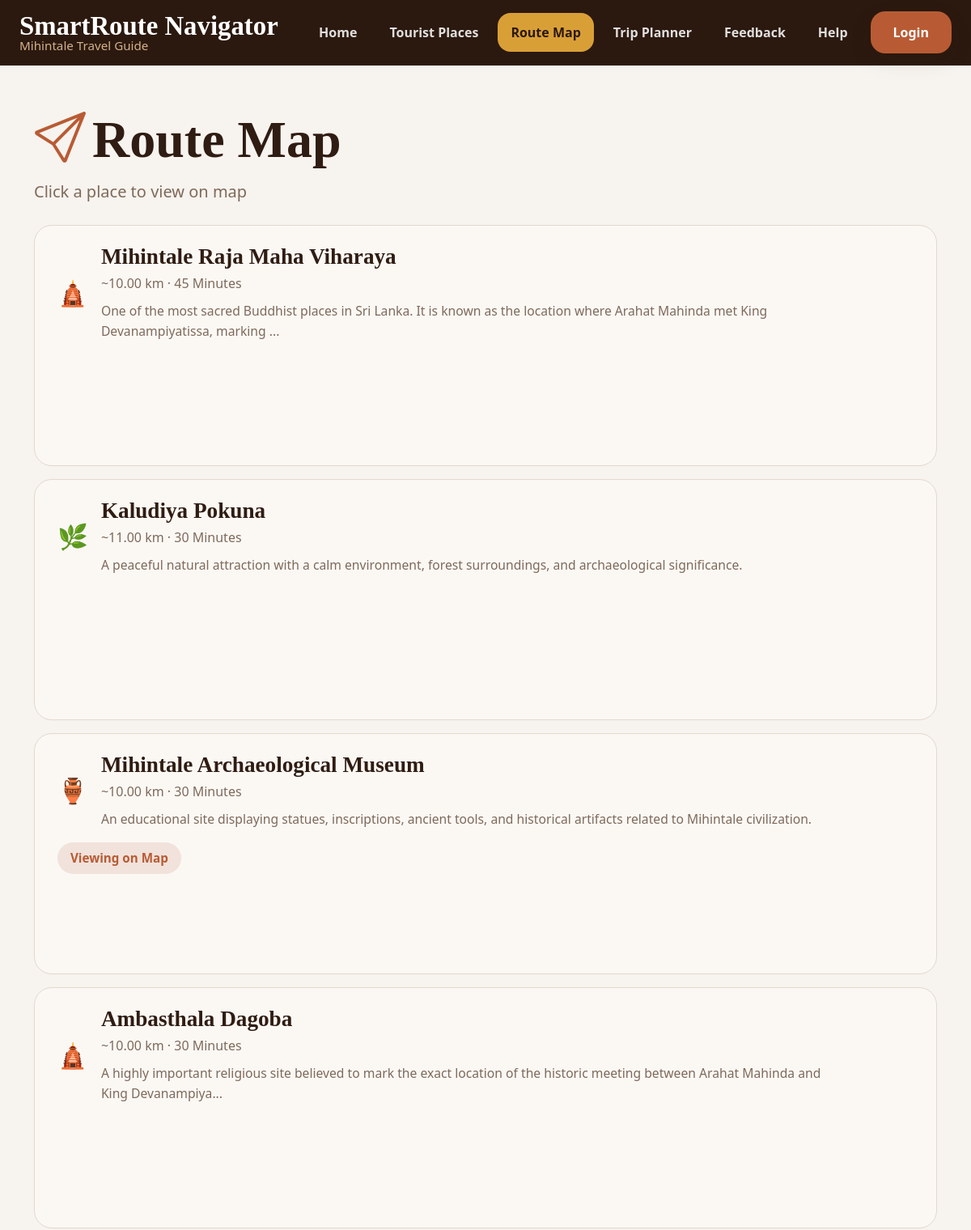
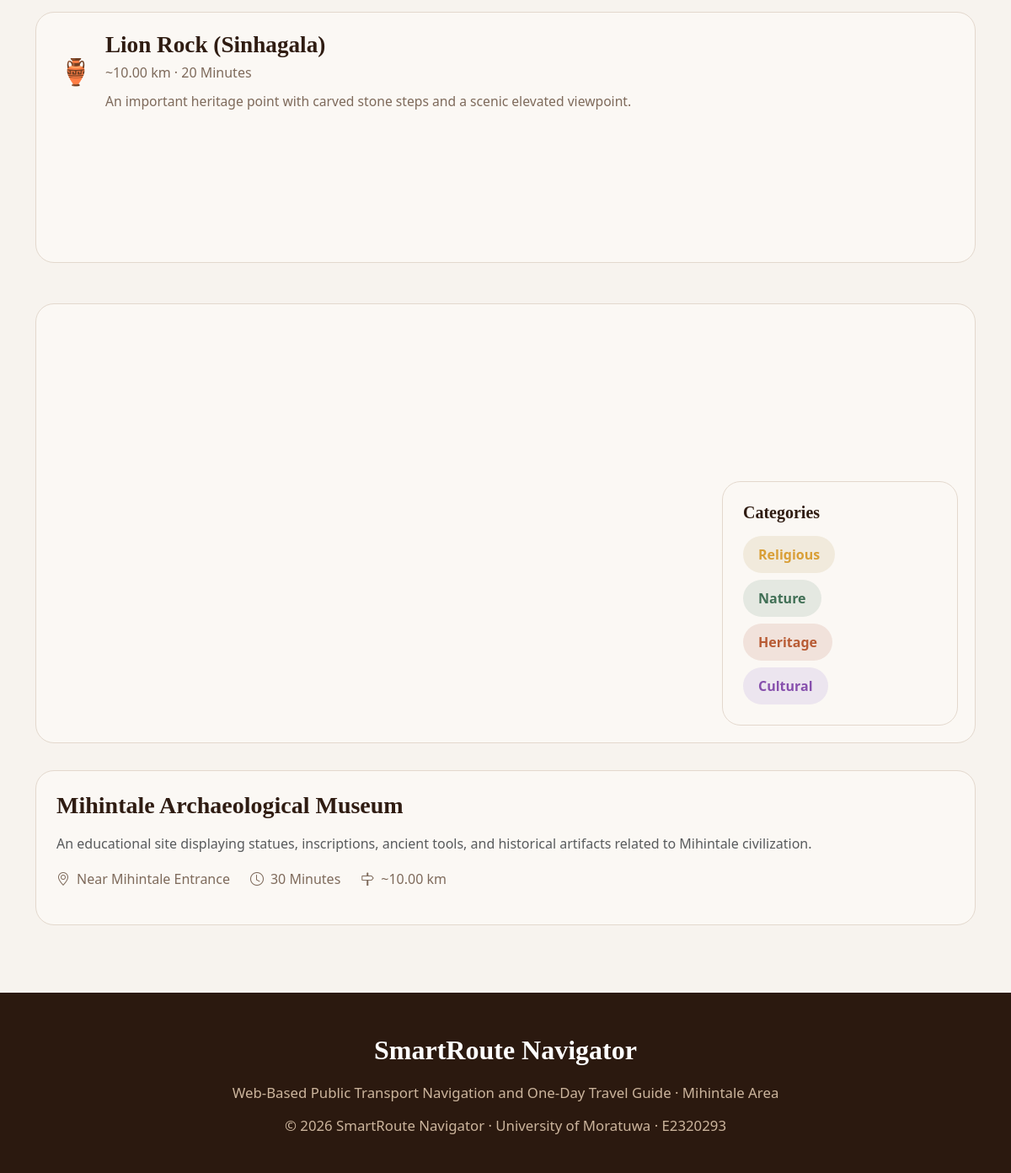
Page /pages/route.php?place_id=3 on the committed database (2 pictures, top to bottom).
### tables this page shows
CREATE TABLE places (
    id INT AUTO_INCREMENT PRIMARY KEY,
    category_id INT NOT NULL,
    name VARCHAR(255) NOT NULL,
    description TEXT NOT NULL,
    location_name VARCHAR(255),
    distance_km DECIMAL(5,2),
    recommended_time VARCHAR(100),
    visit_duration VARCHAR(100),
    tips TEXT,
    image_url TEXT,
    map_embed_url TEXT,
    created_at TIMESTAMP DEFAULT CURRENT_TIMESTAMP,
    updated_at TIMESTAMP DEFAULT CURRENT_TIMESTAMP ON UPDATE CURRENT_TIMESTAMP,
    FOREIGN KEY (category_id) REFERENCES categories(id) ON DELETE CASCADE
);

### pages/route.php (the view, shortened to what this page needs)
<?php
include '../config/db.php';
$places = [];
$result = $conn->query("SELECT id, name, category_id, distance_km, visit_duration,description, map_embed_url FROM places ORDER BY id ASC");
if ($result) {
    while ($row = $result->fetch_assoc()) {
        $places[] = $row;
    }
}
$selectedId = isset($_GET['place_id']) ? (int)$_GET['place_id'] : 0;
$selectedPlace = null;
if ($selectedId > 0) {
    $stmt = $conn->prepare("SELECT places.*, categories.name AS category_name
                            FROM places
                            JOIN categories ON places.category_id = categories.id
                            WHERE places.id = ?");
    $stmt->bind_param("i", $selectedId);
    $stmt->execute();
    $selectedPlace = $stmt->get_result()->fetch_assoc();
}
include '../includes/header.php';
?>
<section class="section-padding" style="padding-top: 48px;">
  <div class="container">
    <div class="page-header">
      <h1><i class="bi bi-send me-2" style="color:var(--primary);"></i>Route Map</h1>
      <p>Click a place to view on map</p>
    </div>
    <div class="row g-4">
      <div class="col-lg-12">
        <div class="d-flex flex-column gap-3 mb-4">
          <?php foreach ($places as $place): ?>
            <?php
              $emoji = "📍";
              $subtitle = "~" . $place['distance_km'] . " km · " . $place['visit_duration'];
              $catId = (int)$place['category_id'];
              if ($catId === 1) $emoji = "🛕";
              if ($catId === 2) $emoji = "🌿";
              if ($catId === 3) $emoji = "🏺";
            ?>
            <a href="?place_id=<?php echo $place['id'];?>#map-preview" class="place-card" style="padding:22px 28px;">
              <div class="d-flex align-items-center justify-content-between flex-wrap gap-3">
                <div class="d-flex align-items-center gap-3">
                  <div class="place-emoji" style="font-size:1.9rem;"><?php echo $emoji; ?></div>
                  <div>
  <h5 style="margin:0; font-size:1.7rem;"><?php echo htmlspecialchars($place['name']); ?></h5>
  <div style="color:var(--muted); font-size:1rem; margin-top:4px;">
    <?php echo htmlspecialchars($subtitle); ?>
  </div>
  <div style="color:var(--muted); font-size:0.98rem; margin-top:10px; line-height:1.6; max-width:900px;">
    <?php echo htmlspecialchars(mb_strimwidth($place['description'], 0, 140, '...')); ?>
  </div>
</div>
                </div>
                <?php if ($selectedId === (int)$place['id']): ?>
                  <span class="category-pill pill-heritage" style="margin:0;">Viewing on Map</span>
                <?php endif; ?>
              </div>
            </a>
          <?php endforeach; ?>
        </div>
      </div>
      <div class="col-lg-12" id="map-preview">
        <div class="info-card p-0 overflow-hidden position-relative">
          <div style="height: 520px;">
            <?php if ($selectedPlace): ?>
              <iframe
                src="<?php echo htmlspecialchars($selectedPlace['map_embed_url']); ?>"
                width="100%"
                height="100%"
                style="border:0;"
                allowfullscreen=""
                loading="lazy">
              </iframe>
            <?php endif; ?>
          </div>
          <div class="info-card p-4" style="position:absolute; right:20px; bottom:20px; width:280px; z-index:5;">
            <h5 class="fw-bold mb-3">Categories</h5>
            <div class="d-flex flex-column gap-2" style="color:var(--muted);">
              <div><span class="category-pill pill-religious" style="margin:0;">Religious</span></div>
              <div><span class="category-pill pill-nature" style="margin:0;">Nature</span></div>
              <div><span class="category-pill pill-heritage" style="margin:0;">Heritage</span></div>
              <div><span class="category-pill pill-cultural" style="margin:0;">Cultural</span></div>
            </div>
          </div>
        </div>
      </div>
      <?php if ($selectedPlace): ?>
        <div class="col-lg-12">
          <div class="info-card p-4 mt-2">
            <h3 class="mb-3"><?php echo htmlspecialchars($selectedPlace['name']); ?></h3>
            <p class="text-muted mb-3"><?php echo htmlspecialchars($selectedPlace['description']); ?></p>
            <div class="place-meta">
              <span><i class="bi bi-geo-alt"></i> <?php echo htmlspecialchars($selectedPlace['location_name']); ?></span>
              <span><i class="bi bi-clock"></i> <?php echo htmlspecialchars($selectedPlace['visit_duration']); ?></span>
              <span><i class="bi bi-signpost"></i> ~<?php echo htmlspecialchars($selectedPlace['distance_km']); ?> km</span>
            </div>
          </div>
        </div>
      <?php endif; ?>
    </div>
  </div>
</section>
<?php include '../includes/footer.php'; ?>

### assets/css/theme.css (style rules this page uses)
:root { --bg: #f7f3ee; --surface: #fbf8f4; --card: #f9f5f0; --border: #e3d8cd; --text: #2f1c12; --muted: #7e6a5b; --primary: #b85b34; --primary-dark: #8f4426; --accent: #e0a63a; --nav: #2b190f; --white: #ffffff; --shadow: 0 10px 30px rgba(55, 30, 10, 0.08); --radius: 22px; }
* { box-sizing: border-box; }
html { scroll-behavior: smooth; }
body { margin: 0; background: var(--bg); color: var(--text); font-family: "Segoe UI", Arial, sans-serif; }
h1, h2, h3, h4, h5, h6 { font-family: Georgia, "Times New Roman", serif; color: var(--text); font-weight: 700; }
a { text-decoration: none; }
.section-padding { padding: 80px 0; }
.feature-card, .category-card, .place-card, .info-card, .help-card, .faq-item { background: var(--surface); border: 1px solid var(--border); border-radius: var(--radius); box-shadow: none; }
.category-pill { display: inline-block; padding: 10px 18px; border-radius: 999px; font-weight: 700; margin-bottom: 24px; font-size: 1rem; }
.pill-religious { background: #f1eadc; color: #d99f37; }
.pill-nature { background: #e4e8e1; color: #406f55; }
.pill-heritage { background: #f1e2db; color: #b85b34; }
.pill-cultural { background: #ece5ef; color: #8750ad; }
.page-header { padding: 48px 0 26px; }
.page-header h1 { font-size: 4rem; margin-bottom: 10px; }
.page-header p { color: var(--muted); font-size: 1.25rem; }
.place-card { padding: 28px 30px; height: 100%; }
.place-emoji { font-size: 2rem; }
.place-meta { display: flex; gap: 24px; flex-wrap: wrap; color: var(--muted); margin-top: 18px; margin-bottom: 18px; }
.place-meta span { display: inline-flex; align-items: center; gap: 8px; }
.place-card { min-height: 298px; }
.place-card .category-pill { font-size: 0.95rem; padding: 8px 16px; }
.page-header { padding-top: 6px; }
.page-header h1 { font-size: 4rem; }
.page-header p { margin-bottom: 0; }
#map-preview { scroll-margin-top: 120px; }

### rows in the picture
places: category "🛕", name "Mihintale Raja Maha Viharaya", subtitle "~10.00 km · 45 Minutes", description "One of the most sacred Buddhist places in Sri Lanka. It is known as the location where Arahat Mahinda met King Devanampiyatissa, marking ..."
places: category "🌿", name "Kaludiya Pokuna", subtitle "~11.00 km · 30 Minutes", description "A peaceful natural attraction with a calm environment, forest surroundings, and archaeological significance."
places: category "🏺", name "Mihintale Archaeological Museum", subtitle "~10.00 km · 30 Minutes", description "An educational site displaying statues, inscriptions, ancient tools, and historical artifacts related to Mihintale civilization.", shows "Viewing on Map", location_name "Near Mihintale Entrance", visit_duration "30 Minutes", distance_km "10.00"
places: category "🛕", name "Ambasthala Dagoba", subtitle "~10.00 km · 30 Minutes", description "A highly important religious site believed to mark the exact location of the historic meeting between Arahat Mahinda and King Devanampiya..."
places: category "🏺", name "Lion Rock (Sinhagala)", subtitle "~10.00 km · 20 Minutes", description "An important heritage point with carved stone steps and a scenic elevated viewpoint."
